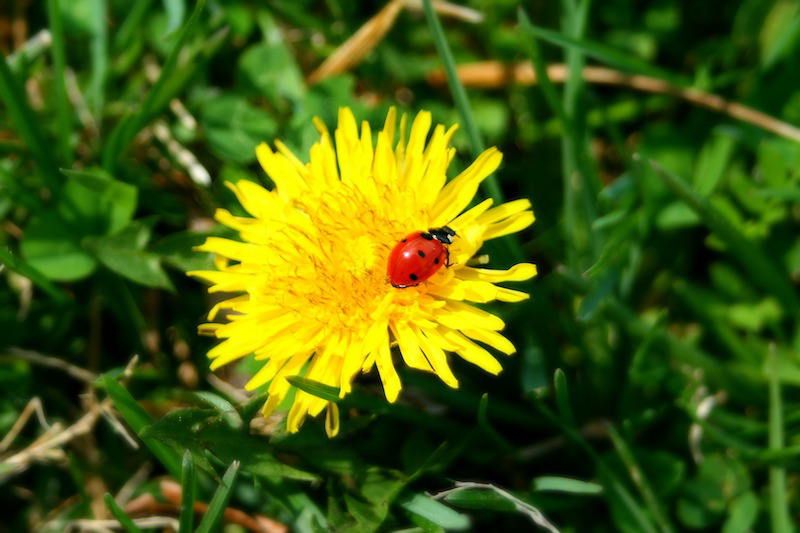
#> input picture unsupervised_learning/images/unsupervised_learning/ladybug.png, 800 x 533 px
$ jupyter execute Untitled.ipynb
#> lines starting #> are read from the running program, lines starting #| are printed output that depends on the picture
# K-means

[cell 1]
import numpy as np
import matplotlib.pyplot as plt

[cell 2]
#生成一些小水滴
from sklearn.datasets import make_blobs
blod_centers = np.array([[0.2,2.3], [-1.5,2.3],[-2.8,1.8],[-2.8,2.8],[-2.8,1.3]])
blod_std = np.array([0.4, 0.3, 0.1, 0.1, 0.1])

[cell 3]
X, y = make_blobs(n_samples=2000, centers=blod_centers, cluster_std=blod_std, random_state=7)

[cell 4]
plt.plot(X[:,0],X[:,1],'.')
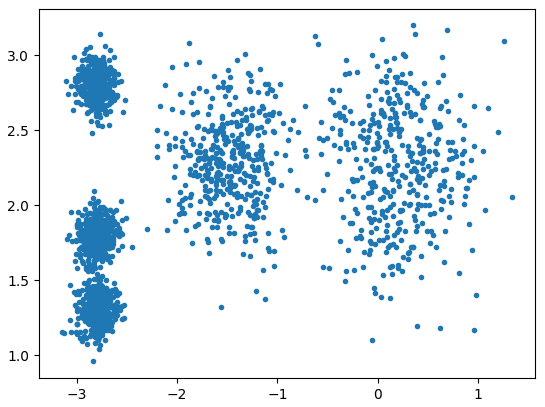
#> figure drawn by matplotlib, 1 panel

[cell 5]
from sklearn.cluster import KMeans
k = 5
#数据集分为5类
kmeans = KMeans(n_clusters=k)
y_pred = kmeans.fit_predict(X)

[cell 6]
X_center = kmeans.cluster_centers_

[cell 7]
plt.title('center_spot')
plt.plot(X[:,0],X[:,1],'.')
plt.plot(X_center[:,0],X_center[:,1],'r*')
#绘制得出的中心点
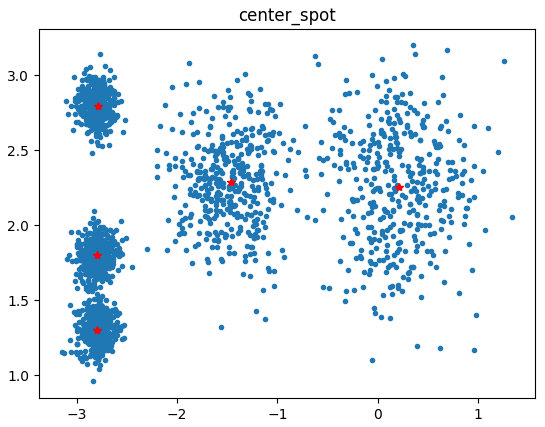
#> figure drawn by matplotlib, 1 panel

[cell 8]
#输出一些例子进行预测
X_new = np.array([[0,2], [3,2], [-3,3], [-3,2.5]])
kmeans.predict(X_new)

### 算法
* 随机初始化k质心：从数据集中随机选择不同的实例，并将质心放置在他们的位置
* 重复直到汇聚：1.标记实例：将每个实例给定最近的质心 2.更新中心点：更新为指定给它们的实例的平均值

### 局限
* 需要指定集群数
* 当集群具有不同大小，密度或非球形时，K-Means表现不佳

### 使用聚类进行图形分割

[cell 9]
from matplotlib.image import imread
import os
image = imread(os.path.join("images","unsupervised_learning","ladybug.png"))
#> image is the input picture: shape (533, 800, 3) float32; mean R, G, B 0.279, 0.372, 0.0529
image.shape
#> Out = (533, 800, 3)

[cell 10]
plt.imshow(image)

[cell 11]
X = image.reshape(-1,3)
kmeans = KMeans(n_clusters=10).fit(X)
segmented_img = kmeans.cluster_centers_[kmeans.labels_]
segmented_img = segmented_img.reshape(image.shape)
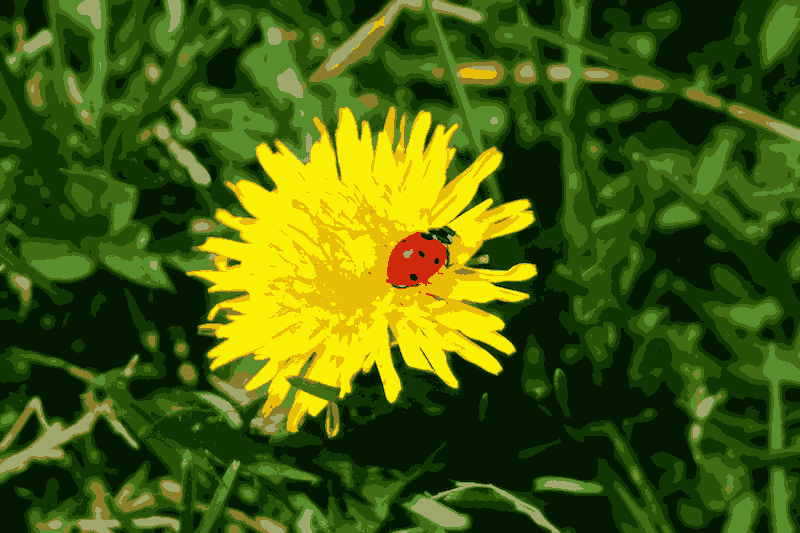
#> segmented_img: shape (533, 800, 3) float32; mean R, G, B 0.278, 0.372, 0.053

[cell 12]
plt.title('clustering for image segmentation')
plt.imshow(segmented_img)

### Using Clustering for Perprocessing
* 有效的降维方法

[cell 13]
from sklearn.datasets import load_digits
X_digits, y_digits = load_digits(return_X_y=True)

[cell 14]
plt.imshow(X_digits[0].reshape(8,8))
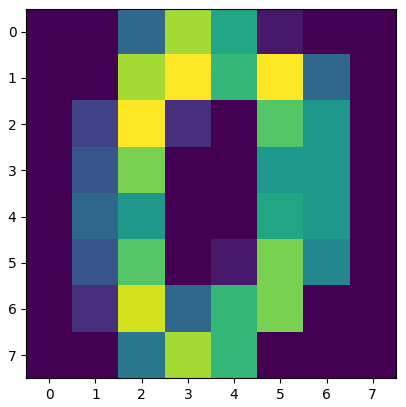
#> figure drawn by matplotlib, 1 panel
